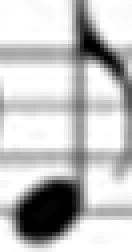
#> input picture 02_DEEPLEARNING/test_data/1.PNG, 33 x 63 px, found by its file name (shown 4 times larger)
$ python note_search_test.py
#> lines starting #> are read from the running program, lines starting #| are printed output that depends on the picture; after the words box and inside, x2 and y2 are one past the last pixel; in counts of white or black regions, pixels touching at a corner belong together
import cv2 as cv
import numpy as np

img_rgb = cv.imread('1.png', 0)
#> img_rgb is the input picture: shape (63, 33); min 0, max 255, mean 195.3
img_gray_1 = cv.imread('1.png', cv.COLOR_BGR2GRAY)
# ret 에 임계값 저장 / 임계값은 흑백 나눌 기준 값이 100 이기 때문에 100 이하면 0, 100 이상이면 최댓값 255로 변경
ret, dst = cv.threshold(img_gray_1, 100, 255, cv.THRESH_BINARY)
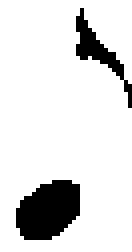
#> dst: shape (63, 33) (shown 4 times larger); 87.1% white; 2 black regions, box (x1, y1, x2, y2) and area: (4, 45, 20, 60) 184, (19, 2, 33, 27) 84
#> (the run stopped early here; a loop or call above may not have finished)
